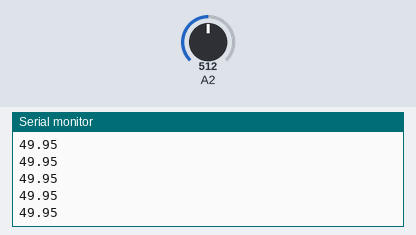
The sketch below on a simulated Arduino Uno, built with avr-gcc and run on an emulated ATmega328P. On the bench: the last lines printed to the serial monitor. The test bench sets the inputs (shaded band); at power-on: A2 = 512.

Above: at 1.2 s.
1.3 s: A2 set to 716
At 1.8 s:
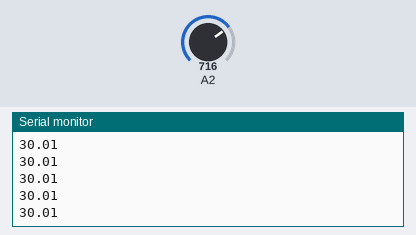
2.8 s: A2 set to 900
At 3.5 s:
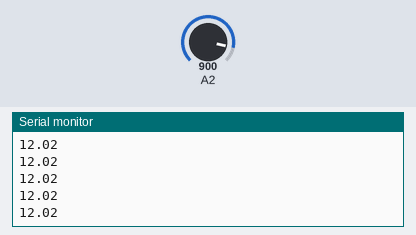
Timing chart, 0 to 5.8 s (numbered marks = the images above; inputs shaded):
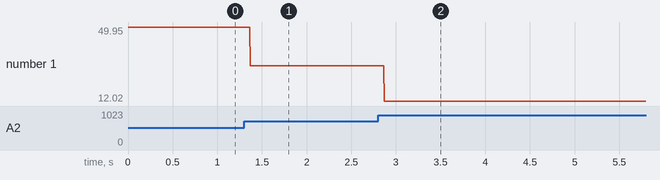

Measured:
- after the input at 1.3 s, the serial monitor: prints a new line after 0.07 s (image 1)
- after the input at 2.8 s, the serial monitor: prints a new line after 0.07 s (image 2)
- plotted number 1: 49.95 → 30.01 after the input at 1.3 s, 30.01 → 12.02 after the input at 2.8 s

The sketch:

basicofmoisture.ino.ino
```cpp
int sensor=A2;
void setup() {
  pinMode(A2,INPUT);

 Serial.begin(9600);
}

void loop() {
  int x=analogRead(A2);

float per=(100-(x/1023.00)*100);
Serial.println(per);


}
```
